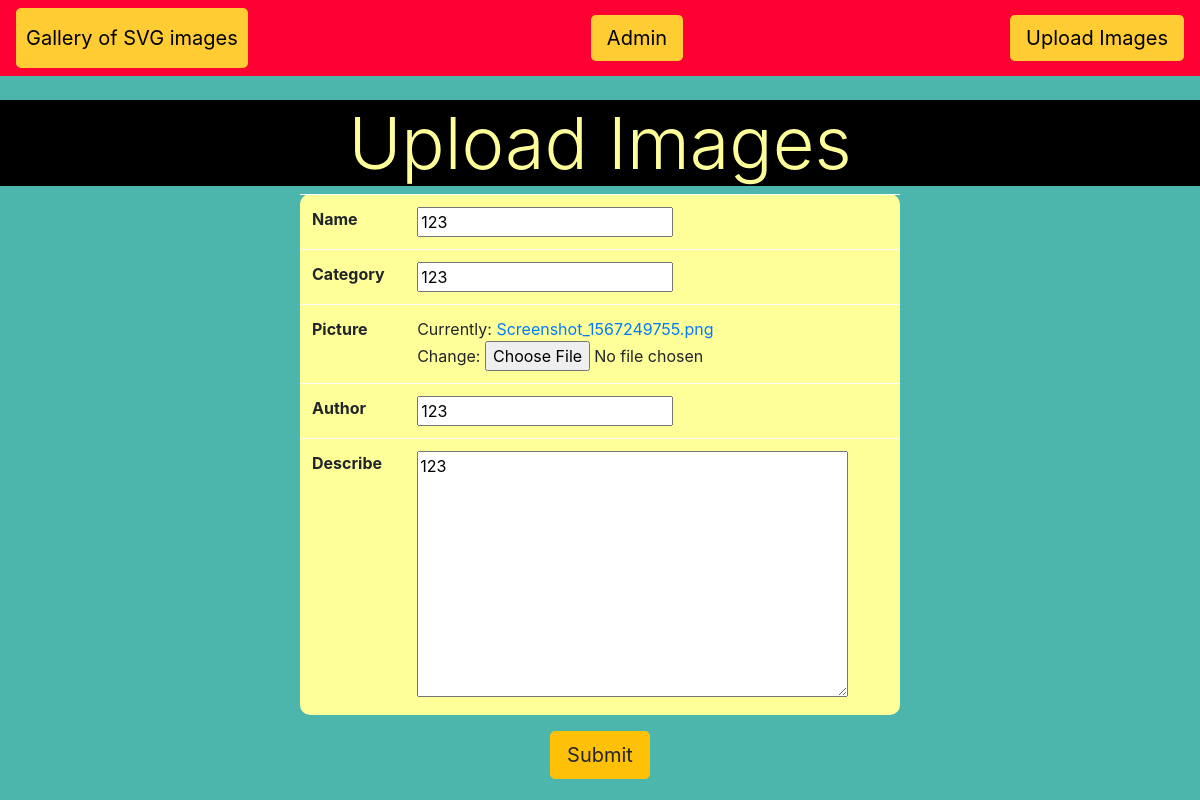
The page /update/1 on the database as committed earlier.
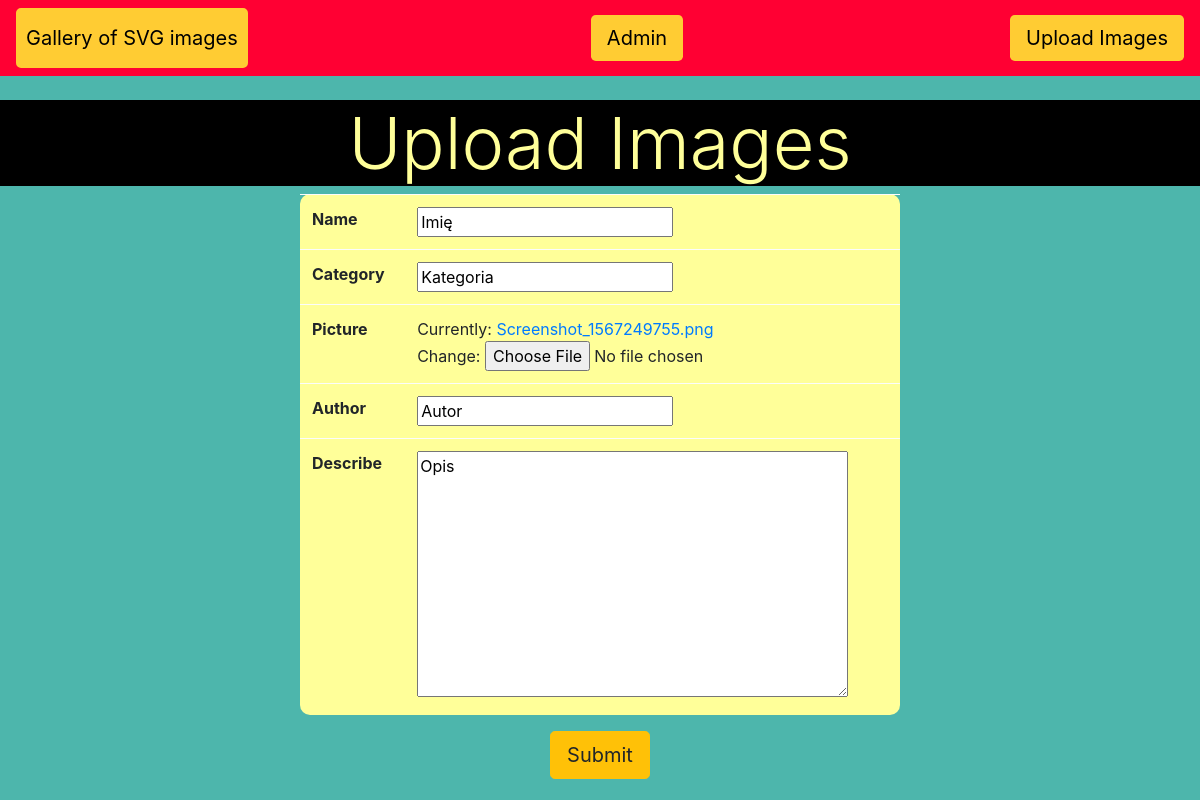
The same page on the database as committed later.
### image/models.py (models this page shows, shortened)
class Image(models.Model):
    name = models.CharField(max_length=50)
    category = models.CharField(max_length=50)
    picture = models.FileField()
    author = models.CharField(max_length=30, default='')
    describe = models.TextField(default='')

### image/views.py (the view)
# urls.py: path('update/<int:image_id>', views.update_image),
def update_image(request, image_id):
    image_id = int(image_id)
    try:
        image_sel = Image.objects.get(id=image_id)
    except Image.DoesNotExist:
        return redirect('index')
    image_form = ImageCreate(request.POST or None, instance=image_sel)
    if image_form.is_valid():
        image_form.save()
        return redirect('index')
    return render(request, 'image/upload_form.html', {'upload_form': image_form})

### image/forms.py
class ImageCreate(forms.ModelForm):
    class Meta:
        model = Image
        fields = '__all__'

### image/templates/image/upload_form.html (shortened to what this page needs)
{% extends 'image/gallery.html' %}
{% block content %}
    <center>
    <h1 class="display-3" style="background-color:#000000;color:#FFFF99;">Upload Images</h1>
    <form method = 'POST' enctype="multipart/form-data">
        <table class = 'w-50 table table-light' style="border-radius:10px;background-color:#FFFF99;">
            {% for field in upload_form %}
            <tr>
                <th>{{field.label}}</th>
                <td>{{ field }}</td>
            </tr>
            {% endfor %}
        </table>
        <button type="submit" class="btn btn-lg btn-warning">Submit</button>
    </form>
</center>
{% endblock %}

### image/templates/image/gallery.html (shortened to what this page needs)
<!DOCTYPE html>
{% load static %}
<html>
<head>
    <link rel="stylesheet" href="https://stackpath.bootstrapcdn.com/bootstrap/4.3.1/css/bootstrap.min.css"
>
</head>
<body style="background-color:#4DB6AC;">
<nav class="navbar navbar-light" style="background-color:#FF0033;">
    <a href="{% url 'index' %}" class="navbar-brand"
       style="background-color:#FFCC33;color:#000000;border-width:10px;border-color:#FFCC33;border-style:solid;border-spacing:30px;border-radius: 5px;">Gallery of SVG images</a>
    <a href="{% url 'admin:index' %}" class='navbar-link btn-lg'
       style="background-color:#FFCC33;color:#000000;">Admin</a>
    <a href="{% url 'upload-image' %}" class="navbar-link btn-lg" style="background-color:#FFCC33;color:#000000;">Upload Images</a>
</nav>
<br>
{% block content %}{% endblock %}
</body>
</html>

Rows that differ between the two databases and show on the page:
changed Image: name "123" → "Imię"; category "123" → "Kategoria"; author "123" → "Autor"; describe "123" → "Opis"
